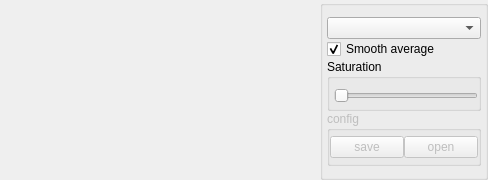
<?xml version="1.0" encoding="UTF-8"?>
<ui version="4.0">
 <class>webcamGetClass</class>
 <widget class="QMainWindow" name="webcamGetClass">
  <property name="geometry">
   <rect>
    <x>0</x>
    <y>0</y>
    <width>480</width>
    <height>180</height>
   </rect>
  </property>
  <property name="maximumSize">
   <size>
    <width>480</width>
    <height>180</height>
   </size>
  </property>
  <property name="windowTitle">
   <string>ambilight</string>
  </property>
  <widget class="QWidget" name="centralWidget">
   <layout class="QGridLayout" name="gridLayout">
    <property name="margin">
     <number>0</number>
    </property>
    <property name="spacing">
     <number>0</number>
    </property>
    <item row="0" column="1">
     <widget class="QGroupBox" name="groupBox">
      <layout class="QVBoxLayout" name="verticalLayout">
       <property name="spacing">
        <number>0</number>
       </property>
       <property name="sizeConstraint">
        <enum>QLayout::SetMinimumSize</enum>
       </property>
       <property name="leftMargin">
        <number>4</number>
       </property>
       <property name="rightMargin">
        <number>4</number>
       </property>
       <item>
        <widget class="QComboBox" name="comboBox"/>
       </item>
       <item>
        <widget class="QCheckBox" name="smooth">
         <property name="text">
          <string>Smooth average</string>
         </property>
         <property name="checked">
          <bool>true</bool>
         </property>
        </widget>
       </item>
       <item>
        <widget class="QGroupBox" name="groupBox_2">
         <property name="maximumSize">
          <size>
           <width>16777215</width>
           <height>52</height>
          </size>
         </property>
         <property name="title">
          <string>Saturation</string>
         </property>
         <layout class="QVBoxLayout" name="verticalLayout_2">
          <property name="spacing">
           <number>0</number>
          </property>
          <property name="leftMargin">
           <number>4</number>
          </property>
          <property name="topMargin">
           <number>4</number>
          </property>
          <property name="rightMargin">
           <number>0</number>
          </property>
          <property name="bottomMargin">
           <number>0</number>
          </property>
          <item>
           <widget class="QSlider" name="saturation">
            <property name="toolTip">
             <string>saturation</string>
            </property>
            <property name="maximum">
             <number>100</number>
            </property>
            <property name="value">
             <number>0</number>
            </property>
            <property name="orientation">
             <enum>Qt::Horizontal</enum>
            </property>
           </widget>
          </item>
         </layout>
        </widget>
       </item>
       <item>
        <widget class="QGroupBox" name="groupBox">
         <property name="enabled">
          <bool>false</bool>
         </property>
         <property name="maximumSize">
          <size>
           <width>154</width>
           <height>60</height>
          </size>
         </property>
         <property name="title">
          <string>config</string>
         </property>
         <layout class="QHBoxLayout" name="horizontalLayout">
          <property name="spacing">
           <number>0</number>
          </property>
          <property name="margin">
           <number>0</number>
          </property>
          <item>
           <widget class="QPushButton" name="saveButton">
            <property name="text">
             <string>save</string>
            </property>
           </widget>
          </item>
          <item>
           <widget class="QPushButton" name="openButton">
            <property name="text">
             <string>open</string>
            </property>
           </widget>
          </item>
         </layout>
        </widget>
       </item>
      </layout>
     </widget>
    </item>
    <item row="0" column="0">
     <widget class="QLabel" name="label">
      <property name="minimumSize">
       <size>
        <width>320</width>
        <height>180</height>
       </size>
      </property>
      <property name="text">
       <string/>
      </property>
     </widget>
    </item>
   </layout>
  </widget>
 </widget>
 <layoutdefault spacing="6" margin="11"/>
 <resources>
  <include location="webcamget.qrc"/>
 </resources>
 <connections/>
</ui>
